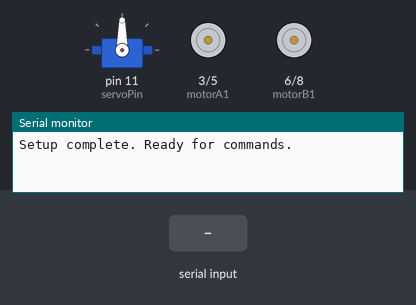
Recording of a sketch running on a simulated Arduino Uno, built with avr-gcc and run on an emulated ATmega328P. Parts: servo, motor-driver pin pairs drawn as motors (green arrow = first pin HIGH = forward, orange = second pin HIGH = backward, longer = more drive, scaled by the enable pin), the last lines printed to the serial monitor. Inputs (shaded band) come from the test bench.

Above: at 1.2 s.
1.3 s: "F" received over Serial
At 2.5 s:
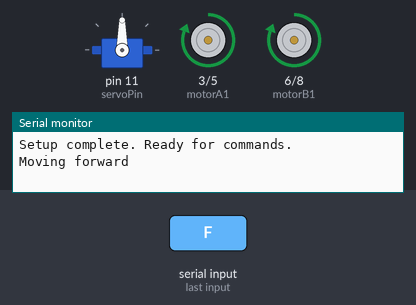
2.8 s: "B" received over Serial
At 3.7 s:
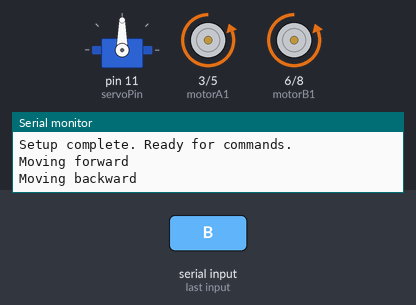
4.3 s: "L" received over Serial
At 4.9 s:
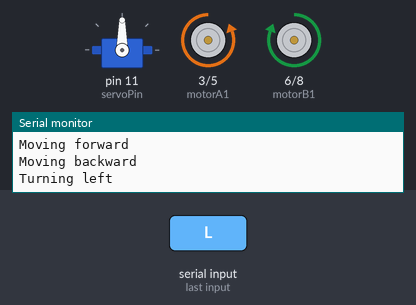
5.8 s: "R" received over Serial
At 7.0 s:
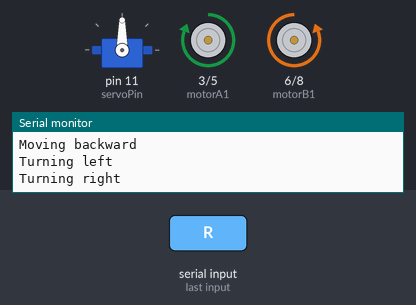
7.3 s: "S" received over Serial
At 8.4 s:
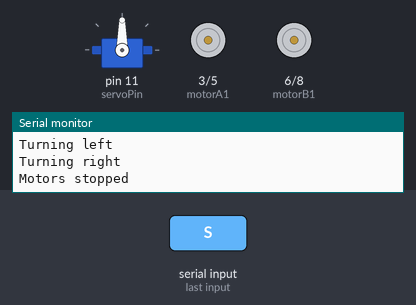
8.8 s: "G" received over Serial
At 9.5 s:
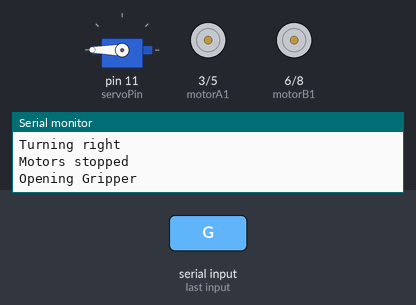
Timing chart, 0 to 11.3 s (numbered marks = the images above; inputs shaded):
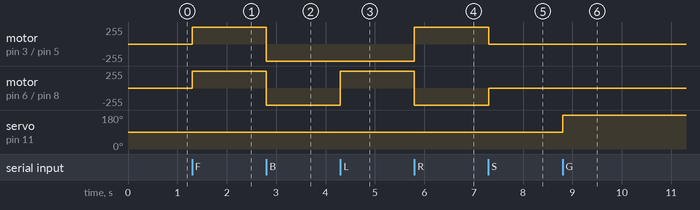

The sketch:

AIROST_LOGiBot_A.ino
```cpp
#include <Servo.h>

// Motor control pins
const int motorA1 = 3;
const int motorA2 = 5;
const int motorB1 = 6;
const int motorB2 = 8;
const int ENA = 9;  // PWM pin for motor A
const int ENB = 10; // PWM pin for motor B

// Servo control pin
const int servoPin = 11;

Servo myServo; // Create servo object

void setup() {
  Serial.begin(9600); // Initialize serial communication

  // Initialize motor control pins as outputs
  pinMode(motorA1, OUTPUT);
  pinMode(motorA2, OUTPUT);
  pinMode(motorB1, OUTPUT);
  pinMode(motorB2, OUTPUT);
  pinMode(ENA, OUTPUT);
  pinMode(ENB, OUTPUT);

  // Initialize servo motor
  myServo.attach(servoPin);
  myServo.write(90); // Set servo to mid position

  Serial.println("Setup complete. Ready for commands.");
}

void loop() {
  if (Serial.available() > 0) {
    char command = Serial.read();
    executeCommand(command);
  }
}

void executeCommand(char command) {
  switch (command) {
    case 'F':
      moveForward(255); // Full speed
      break;
    case 'B':
      moveBackward(255); // Full speed
      break;
    case 'L':
      turnLeft(255); // Full speed
      break;
    case 'R':
      turnRight(255); // Full speed
      break;
    case 'S':
      stopMotors();
      break;
    case 'G': // Open gripper
      openGripper();
      break;
    case 'H': // Close gripper
      closeGripper();
      break;
    default:
      Serial.println("Invalid command");
  }
}

void moveForward(int speed) {
  digitalWrite(motorA1, HIGH);
  digitalWrite(motorA2, LOW);
  analogWrite(ENA, speed); // Set speed with PWM
  digitalWrite(motorB1, HIGH);
  digitalWrite(motorB2, LOW);
  analogWrite(ENB, speed); // Set speed with PWM
  Serial.println("Moving forward");
}

void moveBackward(int speed) {
  digitalWrite(motorA1, LOW);
  digitalWrite(motorA2, HIGH);
  analogWrite(ENA, speed); // Set speed with PWM
  digitalWrite(motorB1, LOW);
  digitalWrite(motorB2, HIGH);
  analogWrite(ENB, speed); // Set speed with PWM
  Serial.println("Moving backward");
}

void turnLeft(int speed) {
  digitalWrite(motorA1, LOW);
  digitalWrite(motorA2, HIGH);
  analogWrite(ENA, speed); // Set speed with PWM
  digitalWrite(motorB1, HIGH);
  digitalWrite(motorB2, LOW);
  analogWrite(ENB, speed); // Set speed with PWM
  Serial.println("Turning left");
}

void turnRight(int speed) {
  digitalWrite(motorA1, HIGH);
  digitalWrite(motorA2, LOW);
  analogWrite(ENA, speed); // Set speed with PWM
  digitalWrite(motorB1, LOW);
  digitalWrite(motorB2, HIGH);
  analogWrite(ENB, speed); // Set speed with PWM
  Serial.println("Turning right");
}

void stopMotors() {
  analogWrite(ENA, 0); // Stop motor
  analogWrite(ENB, 0); // Stop motor
  Serial.println("Motors stopped");
}

// Gripper control functions
void openGripper() {
  Serial.println("Opening Gripper");
  myServo.write(180); // Rotate forward

}

void closeGripper() {
  Serial.println("Closing Gripper");
  myServo.write(90);  // Rotate backward
}
```

Measured:
- after the input at 1.3 s, motor on pin 3 (motorA1) / pin 5 (motorA2), motor on pin 6 (motorB1) / pin 8 (motorB2): stopped → forward 255/255 at once
- after the input at 2.8 s, motor on pin 3 (motorA1) / pin 5 (motorA2), motor on pin 6 (motorB1) / pin 8 (motorB2): forward 255/255 → backward 255/255 at once
- after the input at 4.3 s, motor on pin 6 (motorB1) / pin 8 (motorB2): backward 255/255 → forward 255/255 at once
- after the input at 5.8 s, motor on pin 3 (motorA1) / pin 5 (motorA2): backward 255/255 → forward 255/255 at once; motor on pin 6 (motorB1) / pin 8 (motorB2): forward 255/255 → backward 255/255 at once
- after the input at 7.3 s, motor on pin 3 (motorA1) / pin 5 (motorA2): forward 255/255 → stopped at once; motor on pin 6 (motorB1) / pin 8 (motorB2): backward 255/255 → stopped at once
- after the input at 8.8 s, servo on pin 11 (servoPin): 90° → 180° at once
